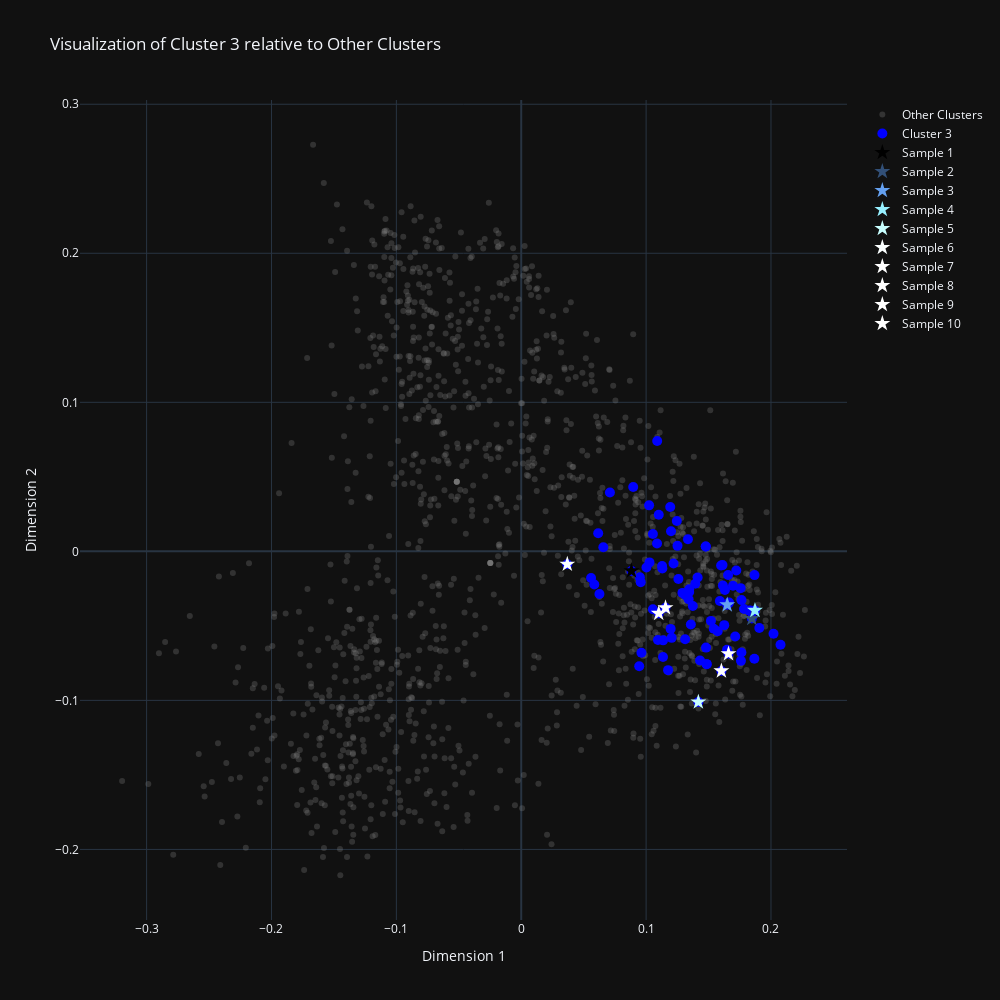

The code cell stored with this chart in its notebook:
### Code cell
visualize_cluster(
    3,
    cluster_labels=cluster_labels,
    reduced_vectors=reduced_vectors,
    sampled_data=sampled_data,
)

### Figure 1 — Plotly figure (JSON) as saved in the notebook; plotly's stock layout.template omitted (floating-point values rounded to 4 significant figures; data arrays with more than 128 entries replaced by an {"elided": "..."} marker saying what was removed)
{"data": [{"hoverinfo": "skip", "marker": {"color": "gray", "opacity": 0.3, "size": 6}, "mode": "markers", "name": "Other Clusters", "type": "scatter", "x": {"elided": "1321 float values"}, "y": {"elided": "1321 float values"}}, {"hoverinfo": "skip", "marker": {"color": "blue", "size": 10}, "mode": "markers", "name": "Cluster 3", "type": "scatter", "x": [0.08825, 0.1847, 0.165, 0.1872, 0.1418, 0.03688, 0.1603, 0.1155, 0.166, 0.1101, 0.09626, 0.1205, 0.1176, 0.1828, 0.1648, 0.05851, 0.09501, 0.1832, 0.1519, 0.1664, 0.1246, 0.1478, 0.1757, 0.1906, 0.1615, 0.1759, 0.1432, 0.2076, 0.1024, 0.1542, 0.1714, 0.1478, 0.202, 0.1612, 0.1485, 0.113, 0.1868, 0.1089, 0.1394, 0.1054, 0.1722, 0.06574, 0.1867, 0.1193, 0.1591, 0.1135, 0.1631, 0.1573, 0.1312, 0.09449, 0.05592, 0.1345, 0.07102, 0.1413, 0.1485, 0.1054, 0.1251, 0.1358, 0.1196, 0.06163, 0.12, 0.148, 0.134, 0.1626, 0.1345, 0.1601, 0.1784, 0.1027, 0.1128, 0.1836, 0.1763, 0.1291, 0.122, 0.1764, 0.09569, 0.1087, 0.1696, 0.06264, 0.1003, 0.1259, 0.08966, 0.1095, 0.1101, 0.1136, 0.1656, 0.1374, 0.1335, 0.1313], "y": [-0.01313, -0.04507, -0.03591, -0.03964, -0.1011, -0.008659, -0.08024, -0.03786, -0.06874, -0.04163, -0.06804, -0.05803, -0.07972, -0.03983, -0.06606, -0.02222, -0.01745, -0.03969, -0.04667, -0.0344, 0.02037, 0.00326, -0.02468, -0.05148, -0.02296, -0.07348, -0.07329, -0.06267, 0.03085, -0.05199, -0.05711, 0.00326, -0.05533, -0.00924, -0.07567, -0.01149, -0.01594, 0.074, -0.02178, -0.03884, -0.0129, 0.002765, -0.07209, 0.02973, -0.03328, -0.07088, -0.02595, -0.05361, -0.05893, -0.07711, -0.01789, -0.02547, 0.0395, -0.01751, -0.07567, 0.01166, 0.003698, -0.04906, -0.05204, 0.0121, 0.01353, -0.06458, -0.03216, -0.04953, -0.0273, -0.009469, -0.0387, -0.007409, -0.009858, -0.03995, -0.06784, -0.02788, -0.008158, -0.03271, -0.02066, 0.005268, -0.02309, -0.02858, -0.0108, -0.01855, 0.04313, -0.05947, 0.02457, -0.05971, -0.0159, -0.03662, 0.008081, -0.02924]}, {"hovertemplate": "<b>Sample %{text}</b><br>title: 【ALL POV】 Family Bonds Forever 【ID x EN Among Us / Hololive】<br>href: https://youtube.com/watch?v=lioD_oBGCqQ<br>desc: I love Huge Collab !!\n\nSource :\n\nAme's POV :\n【AMONGUS】ඞ zzz ...<br>likes: 13K<br>duration: 19:59<br>channelName: Aimai Ch.<br>subCount: 9.19K subscribers<br>dateAndViews: 432,231 views 26 Sept 2022 #HololiveCosmicube #HoloID #ホロライブ<br>", "marker": {"color": "rgb(0, 0, 0)", "size": 12, "symbol": "star"}, "mode": "markers", "name": "Sample 1", "text": ["1"], "type": "scatter", "x": [0.08825], "y": [-0.01313]}, {"hovertemplate": "<b>Sample %{text}</b><br>title: Kaela pengen tidur | [COMPILATION HOLOLIVEID]<br>href: https://youtube.com/watch?v=D9SZooCCUBM<br>desc: Compilasi Holo Live ID part 47\n\nCredit Stream\n\n[Airani Iofif...<br>likes: 232<br>duration: 9:47<br>channelName: Zeria Ch.<br>subCount: 3.16K subscribers<br>dateAndViews: 5,611 views 25 Aug 2024 INDONESIA<br>", "marker": {"color": "rgb(50, 80, 120)", "size": 12, "symbol": "star"}, "mode": "markers", "name": "Sample 2", "text": ["2"], "type": "scatter", "x": [0.1847], "y": [-0.04507]}, {"hovertemplate": "<b>Sample %{text}</b><br>title: Moona make luna, Kaela kejedot, Anya Holo JP | [COMPILATION ...<br>href: https://youtube.com/watch?v=C_upcSnRKKM<br>desc: Compilasi Holo Live ID part 45\n\nCredit Stream\n\n[Airani Iofif...<br>likes: 282<br>duration: 10:27<br>channelName: Zeria Ch.<br>subCount: 3.16K subscribers<br>dateAndViews: 6,529 views 16 Aug 2024 INDONESIA<br>", "marker": {"color": "rgb(100, 160, 240)", "size": 12, "symbol": "star"}, "mode": "markers", "name": "Sample 3", "text": ["3"], "type": "scatter", "x": [0.165], "y": [-0.03591]}, {"hovertemplate": "<b>Sample %{text}</b><br>title: Kaela bikin jebakan, Moona dikatain anj sama Reine | [COMPIL...<br>href: https://youtube.com/watch?v=6QROqVpFM8w<br>desc: Compilasi Holo Live ID part 46\n\nCredit Stream\n\n[Airani Iofif...<br>likes: 285<br>duration: 12:40<br>channelName: Zeria Ch.<br>subCount: 3.16K subscribers<br>dateAndViews: 7,092 views 21 Aug 2024 INDONESIA<br>", "marker": {"color": "rgb(150, 240, 360)", "size": 12, "symbol": "star"}, "mode": "markers", "name": "Sample 4", "text": ["4"], "type": "scatter", "x": [0.1872], "y": [-0.03964]}, {"hovertemplate": "<b>Sample %{text}</b><br>title: Kaela cosplay Bibo, Zeta roasting Iofi | [COMPILATION HOLOLI...<br>href: https://youtube.com/watch?v=VeTNNcQirCw<br>desc: Compilasi Holo Live ID part 41\n\nCredit Stream\n\n[Anya Melfiss...<br>likes: 260<br>duration: 9:43<br>channelName: Zeria Ch.<br>subCount: 3.16K subscribers<br>dateAndViews: 6,898 views 29 Jul 2024 INDONESIA<br>", "marker": {"color": "rgb(200, 320, 480)", "size": 12, "symbol": "star"}, "mode": "markers", "name": "Sample 5", "text": ["5"], "type": "scatter", "x": [0.1418], "y": [-0.1011]}, {"hovertemplate": "<b>Sample %{text}</b><br>title: Kaela Ketika Mabar sama Kuch Zeta dan Di Pantau Atmin Nguawo...<br>href: https://youtube.com/watch?v=HyfspdFWzLg<br>desc: Atmin Nguwaor cik wkwk\n\n\"Acara Charity Bersama Honor of King...<br>likes: 798<br>duration: 17:48<br>channelName: Nadesmeko<br>subCount: 8.77K subscribers<br>dateAndViews: 20,501 views 25 Aug 2024 #Holoid #vestiazeta #BersamaHOK<br>", "marker": {"color": "rgb(250, 400, 600)", "size": 12, "symbol": "star"}, "mode": "markers", "name": "Sample 6", "text": ["6"], "type": "scatter", "x": [0.03688], "y": [-0.008659]}, {"hovertemplate": "<b>Sample %{text}</b><br>title: Ckia bermain Golf, Iofi nikah sama godzilla, Zeta khatam per...<br>href: https://youtube.com/watch?v=wVvtwbkomVw<br>desc: Compilasi Holo Live ID part 34\n\nCredit Stream\n\n[Kaela Kovals...<br>likes: 384<br>duration: 10:42<br>channelName: Zeria Ch.<br>subCount: 3.16K subscribers<br>dateAndViews: 10,246 views 25 Jun 2024 INDONESIA<br>", "marker": {"color": "rgb(300, 480, 720)", "size": 12, "symbol": "star"}, "mode": "markers", "name": "Sample 7", "text": ["7"], "type": "scatter", "x": [0.1603], "y": [-0.08024]}, {"hovertemplate": "<b>Sample %{text}</b><br>title: KOBO VS KOBOKERZ<br>href: https://youtube.com/watch?v=GQD61qe75E8<br>desc: Sungguh interaksi yang menarik antara fans dan oshi.. suka, ...<br>likes: 9.3K<br>duration: 14:25<br>channelName: TrueKnight<br>subCount: 16.8K subscribers<br>dateAndViews: 237,552 views 6 Apr 2023 #kobo_kanaeru #aeruseni #hololiveid<br>", "marker": {"color": "rgb(350, 560, 840)", "size": 12, "symbol": "star"}, "mode": "markers", "name": "Sample 8", "text": ["8"], "type": "scatter", "x": [0.1155], "y": [-0.03786]}, {"hovertemplate": "<b>Sample %{text}</b><br>title: Reine tergocek, Kaela memberi nasehat, Kobo desah | [COMPILA...<br>href: https://youtube.com/watch?v=JKGyfWxk5Eg<br>desc: Compilasi Holo Live ID part 35\n\nCredit Stream\n\n[Kaela Kovals...<br>likes: 737<br>duration: 9:49<br>channelName: Zeria Ch.<br>subCount: 3.16K subscribers<br>dateAndViews: 19,244 views 30 Jun 2024 INDONESIA<br>", "marker": {"color": "rgb(400, 640, 960)", "size": 12, "symbol": "star"}, "mode": "markers", "name": "Sample 9", "text": ["9"], "type": "scatter", "x": [0.166], "y": [-0.06874]}, {"hovertemplate": "<b>Sample %{text}</b><br>title: Calliope Runs Away the Moment Her Song Plays in Minecraft!<br>href: https://youtube.com/watch?v=dkFd3IEThF8<br>desc: Happy Cat Club!\n\n   • 【ENigmatic Recollection】I forgor...  ....<br>likes:  12345678901234567890123456789  1234567890123456789012345678...<br>duration: 2:07<br>channelName: I think I have to make HoloEN Clips<br>subCount: 551 subscribers<br>dateAndViews: 315 views 3 Sept 2024 #vtuber #hololive #hololiveenglish<br>", "marker": {"color": "rgb(450, 720, 1080)", "size": 12, "symbol": "star"}, "mode": "markers", "name": "Sample 10", "text": ["10"], "type": "scatter", "x": [0.1101], "y": [-0.04163]}], "layout": {"height": 1000, "hovermode": "closest", "title": {"text": "Visualization of Cluster 3 relative to Other Clusters"}, "width": 1000, "xaxis": {"title": {"text": "Dimension 1"}}, "yaxis": {"title": {"text": "Dimension 2"}}}}
